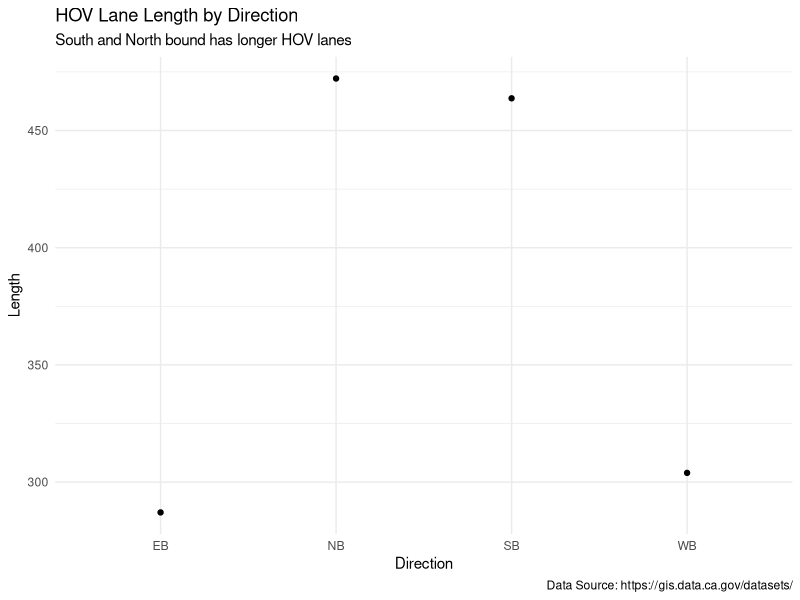

Here is the R script that generated this plot:
## ---- chunk 1
#| echo: false
#| message: false
#| label: setup

library(tidyverse)
## ---- chunk 2
##Guess which direction has longer HOV lanes?
hov<- read.csv("HOV.csv")
hov1 <- hov %>%
  group_by(Direction)%>%
  summarize(length = sum(Length__Lane_Miles_, na.rm = TRUE))
hov1 |> ggplot(aes(x = Direction, y = length))+ geom_point() + labs(title = "HOV Lane Length by Direction", subtitle = "South and North bound has longer HOV lanes", y = "Length", caption ="Data Source: https://gis.data.ca.gov/datasets/") + theme_minimal()
